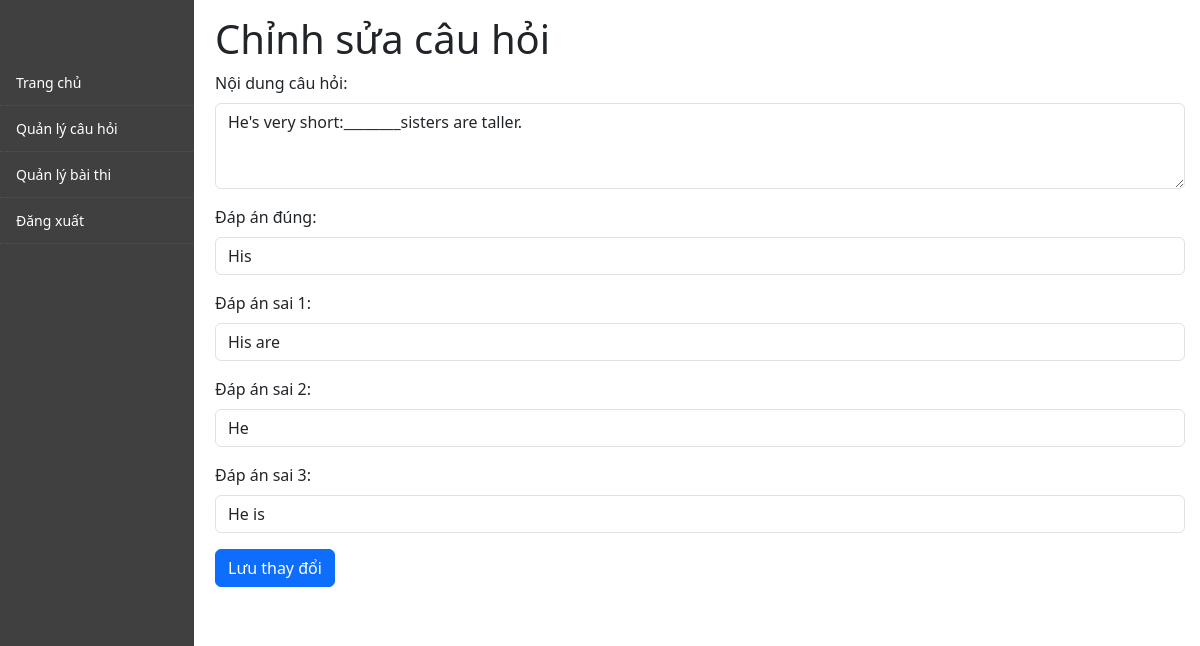
Page /Views/admin/thaydoicauhoi.php?id=1 (signed in) on the committed database.
### tables this page shows
CREATE TABLE `cauhoi` (
  `MaCauHoi` int(11) NOT NULL,
  `NoiDung` varchar(255) NOT NULL,
  `DapAnDung` varchar(255) NOT NULL,
  `DapAnSai1` varchar(255) NOT NULL,
  `DapAnSai2` varchar(255) NOT NULL,
  `DapAnSai3` varchar(255) NOT NULL,
  `TrinhDo` varchar(3) NOT NULL
);

### Controller/Connection.php (called while the page is built, shortened)
<?php
class Connection
{
  private $serverName = "localhost";
  private $userName = "root";
  private $password = "";
  private $dbName = "tntienganh";
  public function __construct()
  {
    $this->conn = new PDO("mysql:host=$this->serverName;dbname=$this->dbName", $this->userName, $this->password);
  }
}

### Controller/QuanLyBaiThi.php (called while the page is built, shortened)
<?php
include 'Connection.php';
$connection = new Connection();
function getQuestion($id)
{
    $sql = "SELECT * FROM cauhoi WHERE MaCauHoi = ?";
    global $connection;
    $stmt = $connection->conn->prepare($sql);
    $stmt->execute([$id]);
    $result = $stmt->fetchAll(PDO::FETCH_ASSOC);
    return $result;
}

### Views/admin/thaydoicauhoi.php (the view, shortened to what this page needs)
<?php
include 'header.php';
include '../../Controller/QuanLyBaiThi.php';
$id = isset($_GET['id']) ? $_GET['id'] : null;
if ($id !== null) {
  $questionId = isset($_GET['id']) ? intval($_GET['id']) : 0;
  if ($questionId > 0) {
    $questionDetails = getQuestion($questionId);
  } else {
    header("Location: quanlycauhoi.php");
    exit;
  }
}
?>
<link href="https://cdn.jsdelivr.net/npm/bootstrap@5.3.3/dist/css/bootstrap.min.css" rel="stylesheet">
<div id="content-wrapper">
  <div id="content">
    <h1>Chỉnh sửa câu hỏi</h1>
    <form action="thaydoicauhoi.php" method="post">
      <div class="mb-3">
        <label for="noidung" class="form-label">Nội dung câu hỏi:</label>
        <textarea class="form-control" id="noidung" name="noidung" rows="3"><?php echo htmlspecialchars($questionDetails[0]['NoiDung']); ?></textarea>
      </div>
      <div class="mb-3">
        <label for="dapandung" class="form-label">Đáp án đúng:</label>
        <input type="text" class="form-control" id="dapandung" name="dapandung" value="<?php echo  htmlspecialchars($questionDetails[0]['DapAnDung']); ?>">
      </div>
      <div class="mb-3">
        <label for="dapan1" class="form-label">Đáp án sai 1:</label>
        <input type="text" class="form-control" id="dapan1" name="dapan1" value="<?php echo htmlspecialchars($questionDetails[0]['DapAnSai1']); ?>">
      </div>
      <div class="mb-3">
        <label for="dapan2" class="form-label">Đáp án sai 2:</label>
        <input type="text" class="form-control" id="dapan2" name="dapan2" value="<?php echo htmlspecialchars($questionDetails[0]['DapAnSai2']); ?>">
      </div>
      <div class="mb-3">
        <label for="dapan3" class="form-label">Đáp án sai 3:</label>
        <input type="text" class="form-control" id="dapan3" name="dapan3" value="<?php echo  htmlspecialchars($questionDetails[0]['DapAnSai3']); ?>">
      </div>
      <button type="submit" name="submit" class="btn btn-primary">Lưu thay đổi</button>
    </form>
  </div>
</div>

### Styles/admin.css (style rules this page uses)
#content-wrapper { margin-left: 200px; background-color: #ffffff; height: max-content; padding: 15px; overflow: auto; margin-top: 0; }

### rows in the picture
cauhoi: noidung "He's very short:________sisters are taller.", dapandung "His", dapan1 "His are", dapan2 "He", dapan3 "He is"
